Frame 1 (no input): blank canvas, image omitted
Frame 60 (no input): blank canvas, image omitted
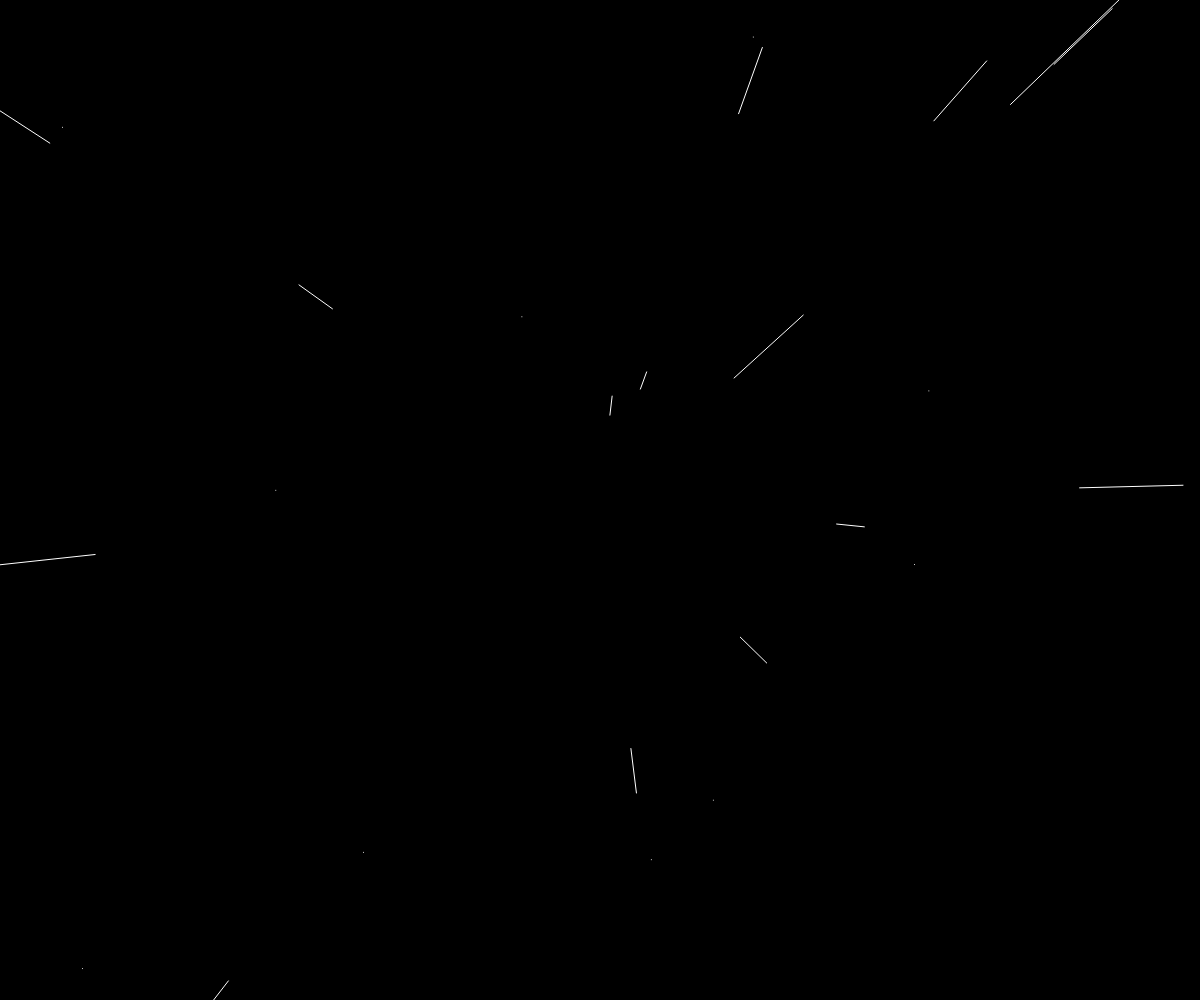
Frame 120 (the mouse pressed at the canvas centre since frame 60)

The p5.js sketch whose frames 1 and 60 were blank and that drew this single picture after the mouse press (run headless with seeded random() and noise() and a simulated clock; from frame 60 on, the mouse is pressed at the canvas centre):

// p5.js sketch
// ── sketch.js
var stars = [];
var speed = 10;

var starcount = 0;

var mx;
var my;

// Text trans stuff
var outroString ="";
var globalSpeed = 40; // smaller = longer duration
var initDelay = 10000; // in ms

var whiteness = 0;
var opa = 0;
var whitescreen = false;
var compwhite = false;
function setup() {
  createCanvas(window.innerWidth, window.innerHeight);
  if (window.innerWidth >= window.innerHeight) {
    starcount = width / 3;
  } else {
    starcount = height / 3;
  }
  for (var i = 0; i < starcount; i ++) {
    stars[i] = new Star();
  }
}

function draw() {
  push();
  if (mouseX <= (width/2) - 10) {
    speed = map(mouseX, 0, (width/2) - 10, 0, 75);
  } else if (mouseX >= (width/2) + 10) {
    speed = map(mouseX, (width/2) + 10, width, 75, 0);

  }

  if (
    mouseX > (width/2) - 30 &&
    mouseX < (width/2) + 30 &&
    mouseY > (height/2) - 30 &&
    mouseY < (height/2) + 30 &&
    whitescreen == false
  ) {
    speed += 2;
     if (speed > 500) {
       speed = 500;
       whitescreen = true;
     }
  }
  background(0);
  translate(mouseX, mouseY);
  for (var i = 0; i < stars.length; i ++) {
    stars[i].update();
    stars[i].show();
  }
  pop();
  // rect(width/2,height/2,2,2);
  if (whitescreen) {
    if (whiteness < 255) {
      whiteness += 2.5;
    } else if(compwhite == false) {
      compwhite = true;
      TextAni("Wow there!! you went a little too fast...");
    }

    noStroke();
    fill(255, whiteness);
    rect(0, 0, width, height);

    if (compwhite) {
      if (opa < 255) {
        opa += 2.5;
      }
      fill(0, opa);
      textAlign(CENTER);
      textSize(50);
      text(outroString, width/2, height/2);
    }
  }

}

function Star() {
  this.x = random(-width, width);
  this.y = random(-height, height);
  this.z = random(width);
  this.pz = this.z;
  this.showCircle = false;

  this.update = function() {
    this.z -= speed;
    if (this.z < 1) {
      this.x = random(-width, width);
      this.y = random(-height, height);
      this.z = random(width);
      this.pz = this.z;
    }
    if (speed < 20) {
      this.showCircle = true;
    } else if (speed > 20) {
      this.showCircle = false;
    }
  }

  this.show = function() {
    fill(255);
    noStroke();

    var sx = map(this.x / this.z, 0, 1, 0, width);
    var sy = map(this.y / this.z, 0, 1, 0, height);

    var r = map(this.z, 0, width, 6, 0);
    if (this.showCircle) {
      ellipse(sx, sy, r, r);
    }

    var px = map(this.x / this.pz, 0, 1, 0, width)
    var py = map(this.y / this.pz, 0, 1, 0, height)

    this.pz = this.z;
    stroke(255);
    line(px, py, sx ,sy);

  }
}



function TextAni(string) {
    var startStr = 0; //string process
    var strLen = string.length; //string length
    var inStr = string; //initial string
    var ensString = ""; //ensemble string
    strAnTo(startStr, strLen, inStr, ensString, initDelay);

}
function strAnTo(startStr, strLen, inStr, ensString, ToDur) { //string antimate timeout
    var startStrAni = startStr; //string process
    var strLenAni = strLen; //string length
    var inStrAni = inStr; //initial string
    var ensStringAni = ensString; //ensemble string
    var strAnIt = setTimeout(function () {
        if (startStrAni <= strLenAni) {
            startStrAni ++;
            ensStringAni = inStrAni.substr(0, startStrAni);
            outroString = inStrAni.substr(0, startStrAni);
            if (inStrAni.charAt(startStrAni) == ",") {
                strAnTo(startStrAni, strLenAni, inStrAni, ensStringAni, 2000);
            } else if (inStrAni.charAt(startStrAni) == ".") {
                strAnTo(startStrAni, strLenAni, inStrAni, ensStringAni, 3500);
            } else if (inStrAni.charAt(startStrAni) == "?") {
                strAnTo(startStrAni, strLenAni, inStrAni, ensStringAni, 2500);
            } else if (inStrAni.charAt(startStrAni) == "!") {
                strAnTo(startStrAni, strLenAni, inStrAni, ensStringAni, 2200);
            } else if (inStrAni.charAt(startStrAni) == " ") {
                strAnTo(startStrAni, strLenAni, inStrAni, ensStringAni, 1500);
            } else {
                strAnTo(startStrAni, strLenAni, inStrAni, ensStringAni, 1000);
            }
        }
    },ToDur/globalSpeed)
}
